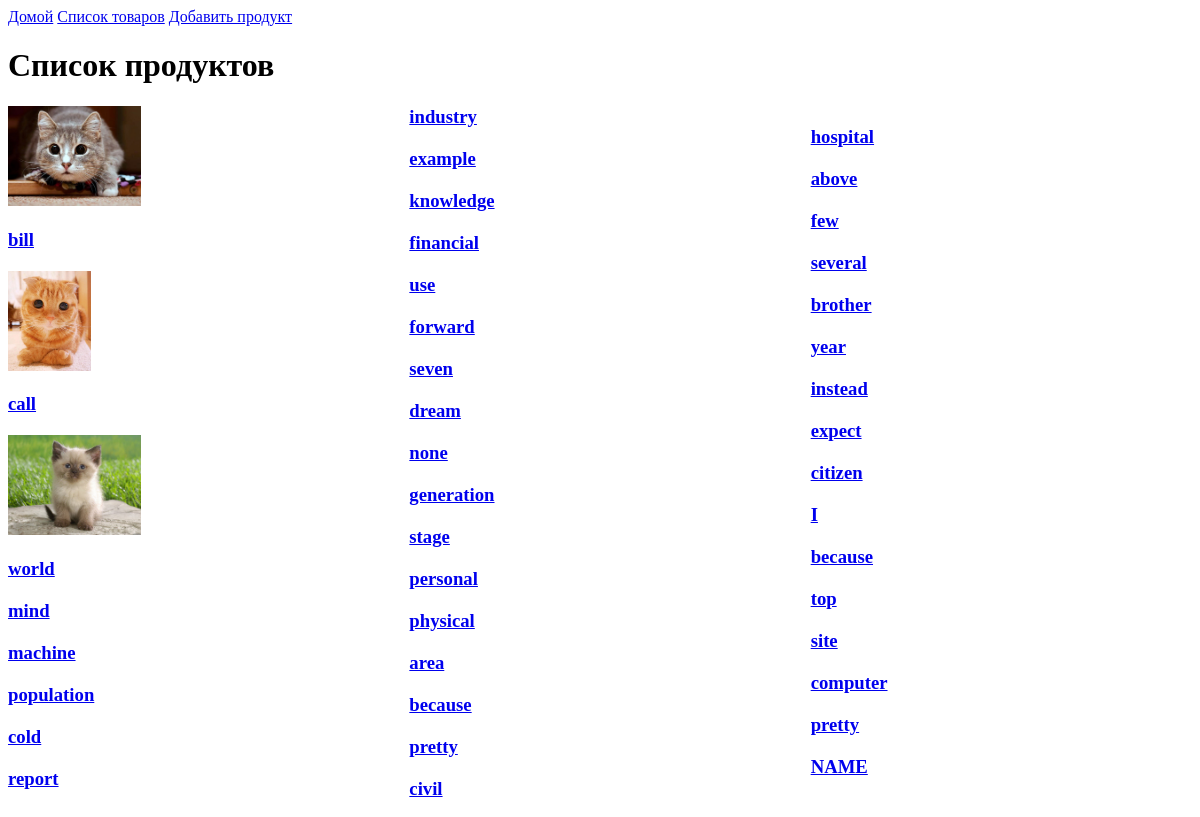
/products/, run on an earlier commit of the app's database.
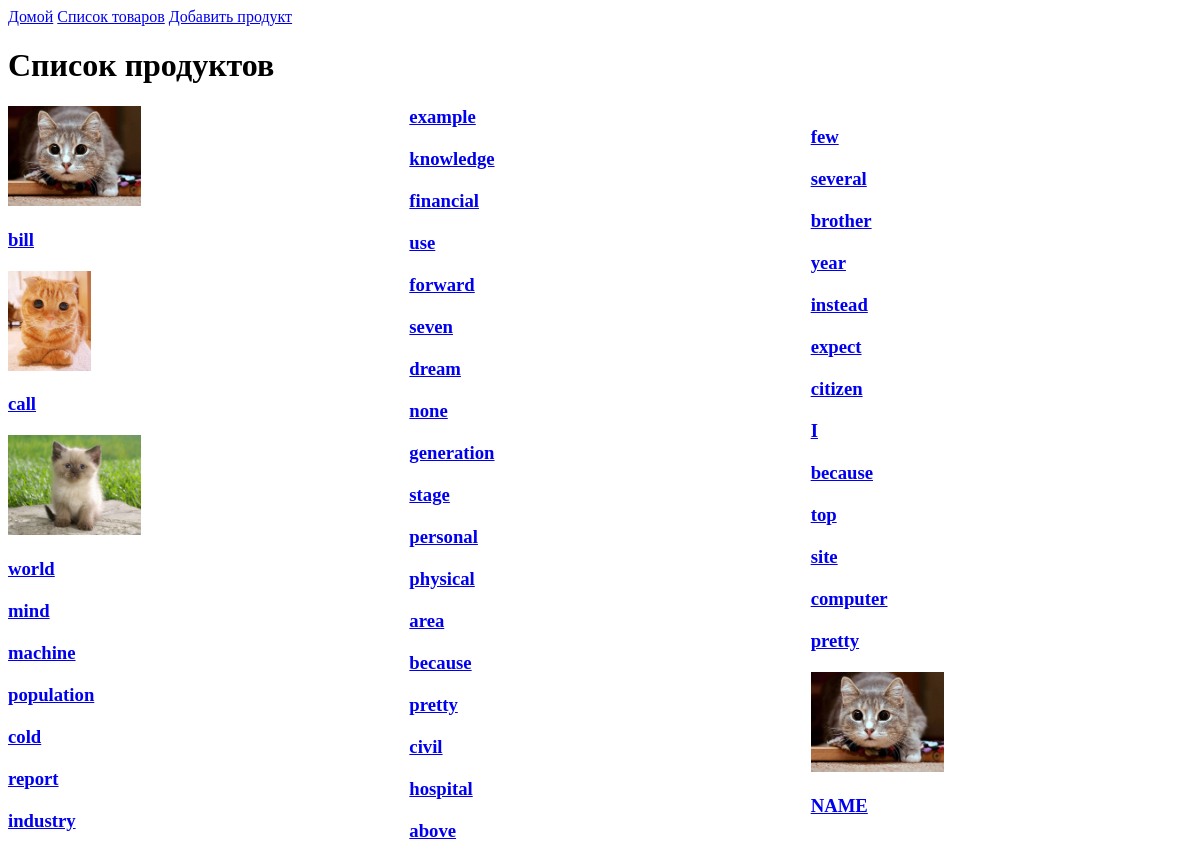
And on a later commit of the database.
### hw02app/models.py (models this page shows, shortened)
class Product(models.Model):
    name = models.CharField(max_length=100)
    description = models.TextField()
    price = models.DecimalField(max_digits=10, decimal_places=2)
    quantity = models.PositiveSmallIntegerField(default=0)
    date = models.DateTimeField(auto_now=True)
    photo = models.ImageField(upload_to='photo/', blank=True, null=True)

### hw02app/views.py (the view)
# urls.py: path('products/', views.products_list, name='products'),
def products_list(request):
    products = Product.objects.all()
    return render(request, "hw02app/products.html", {"products": products})

### hw02app/templates/hw02app/products.html (shortened to what this page needs)
{% extends 'base.html' %}
{% block content %}
    <a href="{% url 'create_product' %}">Добавить продукт</a>
    <h1>Список продуктов</h1>
    <div style="column-count: 3; column-gap: 20px;">
        <ul style="list-style-type: none; padding: 0; margin: 0;">
            {% for product in products %}
                <li style="margin-bottom: 20px;">
                    <a href="{% url 'product_page' product.id %}">
                        {% if product.photo %}
                            <img src="{{ product.photo.url }}" alt="{{ product.name }} Photo" height="100">
                        {% endif %}
                        <h3>{{ product.name }}</h3>
                    </a>
                </li>
            {% endfor %}
        </ul>
    </div>
{% endblock %}

### templates/base.html (shortened to what this page needs)
<!DOCTYPE html>
<html>
<head>
</head>
<body>
    <a href="{% url 'index'%}">Домой</a>
    <a href="{% url 'products'%}">Список товаров</a>
    {% block content %}{% endblock %}
</body>
</html>

What changed in the data, as far as the page shows it:
changed Product "NAME": photo: picture added
